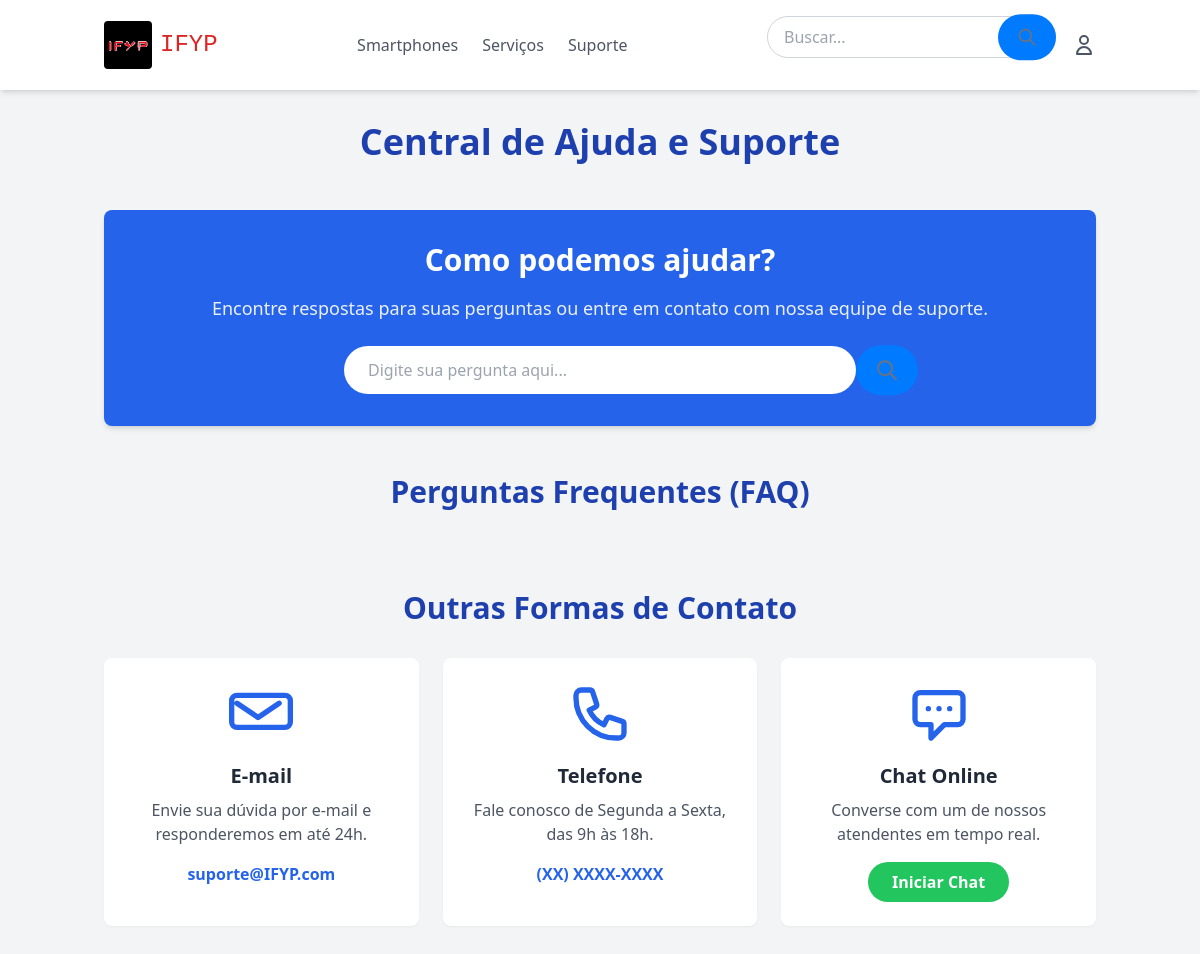
The page /suporte on the database as committed earlier.
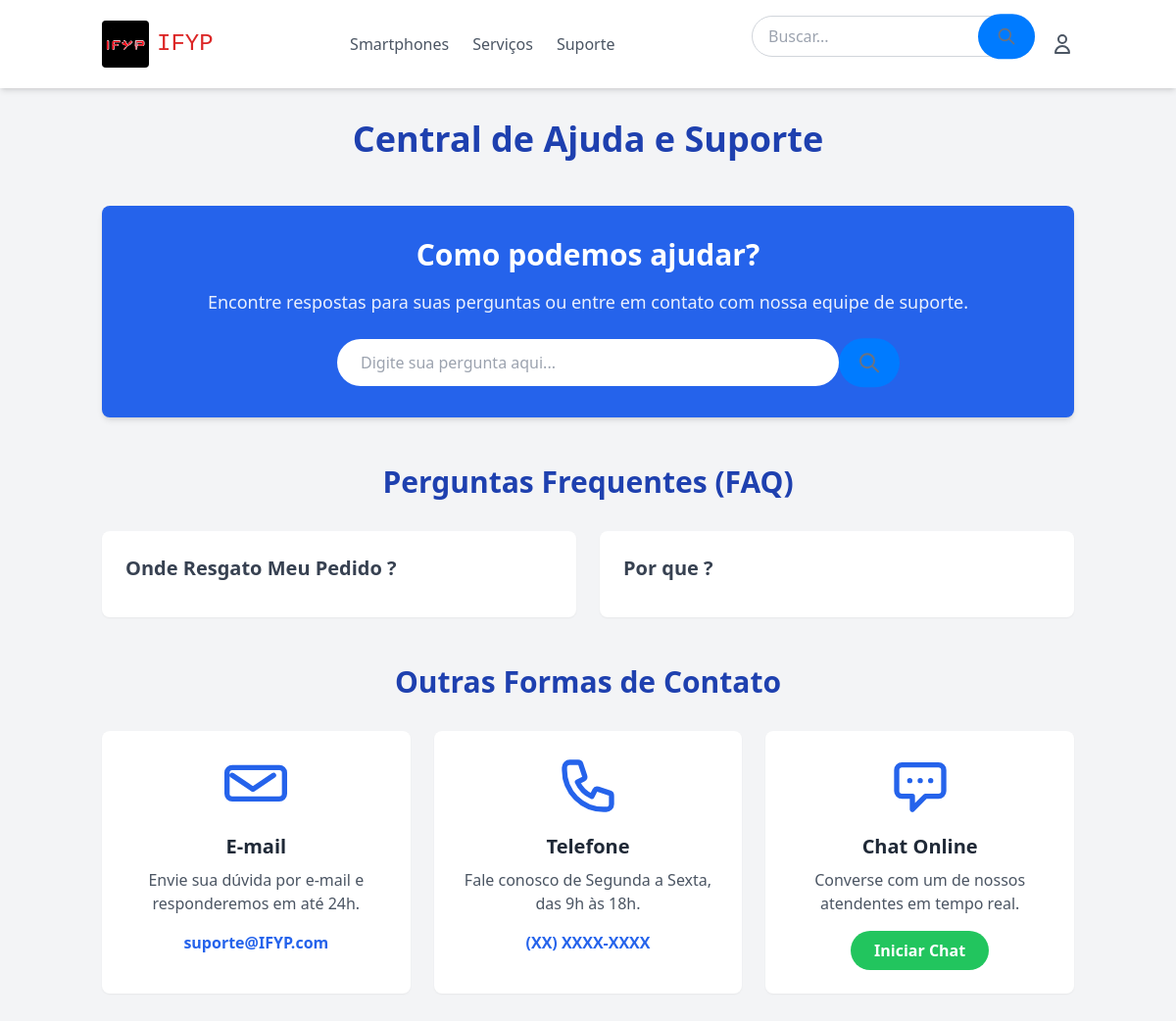
The same page on the database as committed later.
### bond/models.py (models this page shows, shortened)
class  PerguntasFrequentes(models.Model):
    pergunta = models.CharField(max_length=200)
    respostas = models.CharField(max_length=500)

### bond/views.py (the view)
# urls.py: path("suporte", suporteView, name="suporte"),
def suporteView(request):
    perguntas = PerguntasFrequentes.objects.all()
    context = {
        "perguntas": perguntas,
    }
    return render(request, 'suporte.html', context )

### static/templates/suporte.html (shortened to what this page needs)
{% extends "header.html" %}
    {% block content %}
<body class="font-sans antialiased text-gray-800 bg-gray-100">
    <main class="container mx-auto px-4 py-8">
        <h1 class="text-4xl font-bold text-center text-blue-800 mb-12">Central de Ajuda e Suporte</h1>
        <section class="mb-12 p-8 bg-blue-600 text-white rounded-lg shadow-md text-center">
            <h2 class="text-3xl font-semibold mb-4">Como podemos ajudar?</h2>
            <p class="text-lg opacity-90 mb-6">Encontre respostas para suas perguntas ou entre em contato com nossa equipe de suporte.</p>
            <div class="relative max-w-lg mx-auto">
                <input type="text" placeholder="Digite sua pergunta aqui..." class="w-full py-3 px-6 pr-12 rounded-full text-gray-800 focus:outline-none focus:ring-2 focus:ring-yellow-400">
                <button type="submit" class="absolute rigth-1  top-1/2 -translate-y-1/2 text-gray-500 hover:text-blue-600  rounded-full">
                    <svg class="w-6 h-6" fill="none" stroke="currentColor" viewBox="0 0 24 24" xmlns="http://www.w3.org/2000/svg"><path stroke-linecap="round" stroke-linejoin="round" stroke-width="2" d="M21 21l-6-6m2-5a7 7 0 11-14 0 7 7 0 0114 0z"></path></svg>
                </button>
            </div>
        </section>
        <section class="mb-12">
            <h2 class="text-3xl font-bold text-center text-blue-800 mb-8">Perguntas Frequentes (FAQ)</h2>
            <div class="grid grid-cols-1 md:grid-cols-2 gap-6">
                {% for p in perguntas  %}
                   <div class="bg-white p-6 rounded-lg shadow-sm">
                    <h3 class="text-xl font-semibold text-gray-700 mb-3 cursor-pointer faq-question" onclick="toggleFaq(this)">{{p.pergunta }} </h3>
                </div>
                {% endfor %}
            </div>
        </section>
        <section class="mb-12">
            <h2 class="text-3xl font-bold text-center text-blue-800 mb-8">Outras Formas de Contato</h2>
            <div class="grid grid-cols-1 md:grid-cols-3 gap-6 text-center">
                <div class="bg-white p-6 rounded-lg shadow-sm">
                    <svg class="w-16 h-16 mx-auto mb-4 text-blue-600" fill="none" stroke="currentColor" viewBox="0 0 24 24" xmlns="http://www.w3.org/2000/svg"><path stroke-linecap="round" stroke-linejoin="round" stroke-width="2" d="M3 8l7.9 5.3 7.9-5.3M3 17h18a2 2 0 002-2V7a2 2 0 00-2-2H3a2 2 0 00-2 2v8a2 2 0 002 2z"></path></svg>
                    <h3 class="text-xl font-semibold mb-2">E-mail</h3>
                    <p class="text-gray-600 mb-4">Envie sua dúvida por e-mail e responderemos em até 24h.</p>
                    <a href="mailto:suporte@IFYP.com" class="text-blue-600 hover:underline font-semibold">suporte@IFYP.com</a>
                </div>
                <div class="bg-white p-6 rounded-lg shadow-sm">
                    <h3 class="text-xl font-semibold mb-2">Telefone</h3>
                    <p class="text-gray-600 mb-4">Fale conosco de Segunda a Sexta, das 9h às 18h.</p>
                    <p class="text-blue-600 font-semibold">(XX) XXXX-XXXX</p>
                </div>
                <div class="bg-white p-6 rounded-lg shadow-sm">
                    <h3 class="text-xl font-semibold mb-2">Chat Online</h3>
                    <p class="text-gray-600 mb-4">Converse com um de nossos atendentes em tempo real.</p>
                    <button class="bg-green-500 hover:bg-green-600 text-white font-bold py-2 px-6 rounded-full transition duration-300">Iniciar Chat</button>
                </div>
            </div>
        </section>
    </main>
</body>
    {% include "footer.html" %}
    {% endblock  %}

### static/templates/header.html (shortened to what this page needs)
{% load static %}
 <header class="bg-white shadow-md py-4">
    <script src="https://cdn.tailwindcss.com"></script>
    <link rel="stylesheet" href="{% static "css/style.css" %}">
        <div class="container mx-auto px-4 flex justify-between items-center">
            <a href="{% url "home" %}" class="flex items-center space-x-2">
                <img src="{% static "images/ifyp.jpg" %}" alt="IFYP Logo" class="h-12 w-12  rounded "> <span class="text-2xl font-mono text-red-600">IFYP</span>
            </a>
            <nav class="hidden md:flex space-x-6">
                <a href="{% url "celulares" %}" class="text-gray-600 hover:text-blue-600 font-medium transition duration-300">Smartphones</a>
                <a href="{% url "servicos" %}" class="text-gray-600 hover:text-blue-600 font-medium transition duration-300">Serviços</a>
                <a href="{% url "suporte" %}" class="text-gray-600 hover:text-blue-600 font-medium transition duration-300">Suporte</a>
            </nav>
            <div class="flex items-center space-x-4">
                <div class="relative">
                    <form action="{% url 'pesquisar' %}" method="POST" class="relative" novalidate>
                    <input name="pesquisar" type="search" placeholder="Buscar..." class="text-black py-2 px-4 pr-10 border border-gray-300 rounded-full focus:outline-none focus:ring-2 focus:ring-blue-500">
                    <button type="submit" class="absolute right-0 top-1/2 -translate-y-1/2 text-gray-500 hover:text-blue-600 rounded-full">
                    </form>
                        <svg class="w-5 h-5" fill="none" stroke="currentColor" viewBox="0 0 24 24" xmlns="http://www.w3.org/2000/svg"><path stroke-linecap="round" stroke-linejoin="round" stroke-width="2" d="M21 21l-6-6m2-5a7 7 0 11-14 0 7 7 0 0114 0z"></path></svg>
                </div>
                {% if request.user.is_authenticated %}
                  <a href="{% url "logout" %}" class="text-gray-600 hover:text-blue-600 hidden md:block" title="Sair">
                    <svg class="w-6 h-6" fill="none" stroke="currentColor" viewBox="0 0 24 24" xmlns="http://www.w3.org/2000/svg">
                        <path stroke-linecap="round" stroke-linejoin="round" stroke-width="2" d="M17 16l4-4m0 0l-4-4m4 4H7m6 4v1a3 3 0 01-3 3H5a3 3 0 01-3-3V7a3 3 0 013-3h5a3 3 0 013 3v1"></path>
                    </svg>
                </a>
                    <a href="{% url "login" %}" class="text-gray-600 hover:text-blue-600 hidden md:block">
                    <svg class="w-6 h-6" fill="none" stroke="currentColor" viewBox="0 0 24 24" xmlns="http://www.w3.org/2000/svg"><path stroke-linecap="round" stroke-linejoin="round" stroke-width="2" d="M16 7a4 4 0 11-8 0 4 4 0 018 0zM12 14a7 7 0 00-7 7h14a7 7 0 00-7-7z"></path></svg>
                </a>
                {% else %}
                <a href="{% url "login" %}" class="text-gray-600 hover:text-blue-600 hidden md:block">
                    <svg class="w-6 h-6" fill="none" stroke="currentColor" viewBox="0 0 24 24" xmlns="http://www.w3.org/2000/svg"><path stroke-linecap="round" stroke-linejoin="round" stroke-width="2" d="M16 7a4 4 0 11-8 0 4 4 0 018 0zM12 14a7 7 0 00-7 7h14a7 7 0 00-7-7z"></path></svg>
                </a>
                {% endif %}
            </div>
        </div>
    </header>
       {% block content %}
    {% endblock %}

### static/templates/footer.html (shortened to what this page needs)
</body>

### static/css/style.css (style rules this page uses)
body { font-family: Arial, sans-serif; background-color: #f4f4f4; margin: 0; padding: 0; min-height: 100vh; }
header { background-color: #333; color: #fff; padding: 1em; display: flex; justify-content: space-between; }
header a { color: #fff; text-decoration: none; }
button { background-color: #007bff; color: #fff; padding: 0.8em 1.2em; border: none; border-radius: 5px; cursor: pointer; }

### static/templates/footer.html (style rules this page uses)
body { padding-bottom: 0; min-height: 100vh; display: flex; flex-direction: column; }
main { flex-grow: 1; }

Rows that differ between the two databases and show on the page:
added PerguntasFrequentes: pergunta "Onde Resgato Meu Pedido ?"
added PerguntasFrequentes: pergunta "Por que ?"
